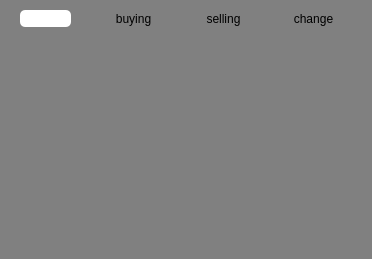
<?xml version="1.0" encoding="UTF-8"?>
<ui version="4.0">
 <class>Form</class>
 <widget class="QWidget" name="Form">
  <property name="geometry">
   <rect>
    <x>0</x>
    <y>0</y>
    <width>372</width>
    <height>259</height>
   </rect>
  </property>
  <property name="windowTitle">
   <string>Ata Currency</string>
  </property>
  <property name="styleSheet">
   <string notr="true">background:gray;
color:black;</string>
  </property>
  <widget class="QLabel" name="label">
   <property name="geometry">
    <rect>
     <x>18</x>
     <y>50</y>
     <width>60</width>
     <height>50</height>
    </rect>
   </property>
   <property name="text">
    <string/>
   </property>
   <property name="pixmap">
    <pixmap>img/dollar.png</pixmap>
   </property>
   <property name="scaledContents">
    <bool>true</bool>
   </property>
  </widget>
  <widget class="QLabel" name="label_2">
   <property name="geometry">
    <rect>
     <x>20</x>
     <y>123</y>
     <width>50</width>
     <height>50</height>
    </rect>
   </property>
   <property name="text">
    <string/>
   </property>
   <property name="pixmap">
    <pixmap>img/euro.png</pixmap>
   </property>
   <property name="scaledContents">
    <bool>true</bool>
   </property>
  </widget>
  <widget class="QLabel" name="label_3">
   <property name="geometry">
    <rect>
     <x>100</x>
     <y>10</y>
     <width>67</width>
     <height>17</height>
    </rect>
   </property>
   <property name="text">
    <string>buying</string>
   </property>
   <property name="alignment">
    <set>Qt::AlignCenter</set>
   </property>
  </widget>
  <widget class="QLabel" name="label_4">
   <property name="geometry">
    <rect>
     <x>190</x>
     <y>10</y>
     <width>67</width>
     <height>17</height>
    </rect>
   </property>
   <property name="text">
    <string>selling</string>
   </property>
   <property name="alignment">
    <set>Qt::AlignCenter</set>
   </property>
  </widget>
  <widget class="QLabel" name="label_5">
   <property name="geometry">
    <rect>
     <x>280</x>
     <y>10</y>
     <width>67</width>
     <height>17</height>
    </rect>
   </property>
   <property name="text">
    <string>change</string>
   </property>
   <property name="alignment">
    <set>Qt::AlignCenter</set>
   </property>
  </widget>
  <widget class="QLabel" name="label_6">
   <property name="geometry">
    <rect>
     <x>20</x>
     <y>190</y>
     <width>50</width>
     <height>60</height>
    </rect>
   </property>
   <property name="text">
    <string/>
   </property>
   <property name="pixmap">
    <pixmap>img/gold.png</pixmap>
   </property>
   <property name="scaledContents">
    <bool>true</bool>
   </property>
  </widget>
  <widget class="QLabel" name="time_remain">
   <property name="geometry">
    <rect>
     <x>20</x>
     <y>10</y>
     <width>51</width>
     <height>17</height>
    </rect>
   </property>
   <property name="styleSheet">
    <string notr="true">background:white;
border-radius:5px;</string>
   </property>
   <property name="text">
    <string/>
   </property>
   <property name="alignment">
    <set>Qt::AlignCenter</set>
   </property>
  </widget>
  <widget class="QLabel" name="dollar_buying">
   <property name="geometry">
    <rect>
     <x>90</x>
     <y>68</y>
     <width>67</width>
     <height>17</height>
    </rect>
   </property>
   <property name="styleSheet">
    <string notr="true">color:white;</string>
   </property>
   <property name="text">
    <string/>
   </property>
   <property name="alignment">
    <set>Qt::AlignCenter</set>
   </property>
  </widget>
  <widget class="QLabel" name="euro_buying">
   <property name="geometry">
    <rect>
     <x>90</x>
     <y>140</y>
     <width>67</width>
     <height>17</height>
    </rect>
   </property>
   <property name="styleSheet">
    <string notr="true">color:white;</string>
   </property>
   <property name="text">
    <string/>
   </property>
   <property name="alignment">
    <set>Qt::AlignCenter</set>
   </property>
  </widget>
  <widget class="QLabel" name="gold_buying">
   <property name="geometry">
    <rect>
     <x>90</x>
     <y>210</y>
     <width>67</width>
     <height>17</height>
    </rect>
   </property>
   <property name="styleSheet">
    <string notr="true">color:white;</string>
   </property>
   <property name="text">
    <string/>
   </property>
   <property name="alignment">
    <set>Qt::AlignCenter</set>
   </property>
  </widget>
  <widget class="QLabel" name="dollar_selling">
   <property name="geometry">
    <rect>
     <x>190</x>
     <y>68</y>
     <width>67</width>
     <height>17</height>
    </rect>
   </property>
   <property name="styleSheet">
    <string notr="true">color:white;</string>
   </property>
   <property name="text">
    <string/>
   </property>
   <property name="alignment">
    <set>Qt::AlignCenter</set>
   </property>
  </widget>
  <widget class="QLabel" name="euro_selling">
   <property name="geometry">
    <rect>
     <x>190</x>
     <y>140</y>
     <width>67</width>
     <height>17</height>
    </rect>
   </property>
   <property name="styleSheet">
    <string notr="true">color:white;</string>
   </property>
   <property name="text">
    <string/>
   </property>
   <property name="alignment">
    <set>Qt::AlignCenter</set>
   </property>
  </widget>
  <widget class="QLabel" name="gold_selling">
   <property name="geometry">
    <rect>
     <x>190</x>
     <y>210</y>
     <width>67</width>
     <height>17</height>
    </rect>
   </property>
   <property name="styleSheet">
    <string notr="true">color:white;</string>
   </property>
   <property name="text">
    <string/>
   </property>
   <property name="alignment">
    <set>Qt::AlignCenter</set>
   </property>
  </widget>
  <widget class="QLabel" name="dollar_change">
   <property name="geometry">
    <rect>
     <x>280</x>
     <y>68</y>
     <width>67</width>
     <height>17</height>
    </rect>
   </property>
   <property name="styleSheet">
    <string notr="true">color:white;</string>
   </property>
   <property name="text">
    <string/>
   </property>
   <property name="alignment">
    <set>Qt::AlignCenter</set>
   </property>
  </widget>
  <widget class="QLabel" name="euro_change">
   <property name="geometry">
    <rect>
     <x>280</x>
     <y>140</y>
     <width>67</width>
     <height>17</height>
    </rect>
   </property>
   <property name="styleSheet">
    <string notr="true">color:white;</string>
   </property>
   <property name="text">
    <string/>
   </property>
   <property name="alignment">
    <set>Qt::AlignCenter</set>
   </property>
  </widget>
  <widget class="QLabel" name="gold_change">
   <property name="geometry">
    <rect>
     <x>280</x>
     <y>210</y>
     <width>67</width>
     <height>17</height>
    </rect>
   </property>
   <property name="styleSheet">
    <string notr="true">color:white;</string>
   </property>
   <property name="text">
    <string/>
   </property>
   <property name="alignment">
    <set>Qt::AlignCenter</set>
   </property>
  </widget>
 </widget>
 <resources/>
 <connections/>
</ui>
